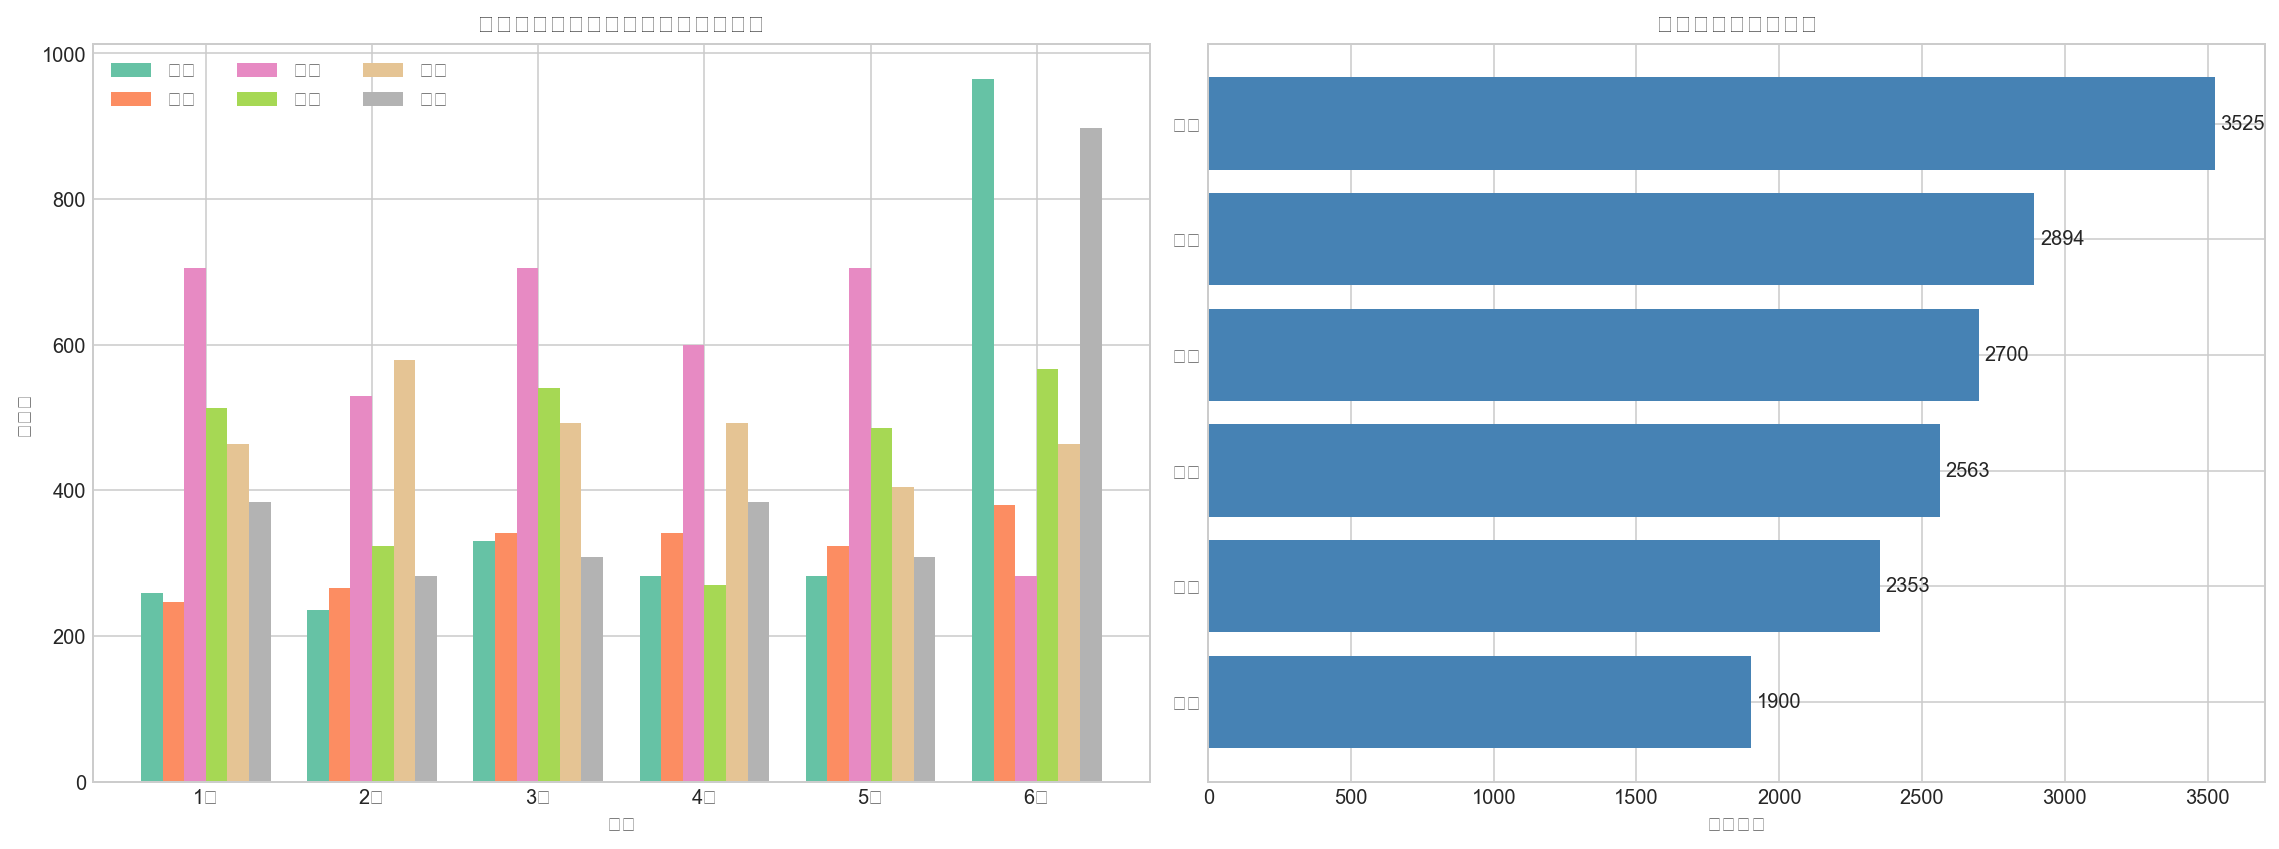

Python code for this plot:
import pandas as pd
import numpy as np
import matplotlib.pyplot as plt
import matplotlib
from matplotlib import rcParams
rcParams['font.sans-serif'] = ['SimHei', 'Microsoft YaHei', 'DejaVu Sans']
rcParams['axes.unicode_minus'] = False
plt.style.use('seaborn-v0_8-whitegrid')
print("=" * 60)
print("1. 动态柱形图 - 各地区月度销售数据")
print("=" * 60)
df_bar = pd.DataFrame({
    '月份': ['1月', '2月', '3月', '4月', '5月', '6月'],
    '华北': [259, 235, 330, 282, 282, 965],
    '华南': [247, 266, 342, 342, 323, 380],
    '东北': [705, 529, 705, 599, 705, 282],
    '西北': [513, 324, 540, 270, 486, 567],
    '西南': [463, 579, 492, 492, 405, 463],
    '华东': [384, 282, 308, 384, 308, 897],
})
print(df_bar.to_string(index=False))
print("\n各地区总和:")
print(df_bar.iloc[:, 1:].sum().sort_values(ascending=False))
fig, axes = plt.subplots(1, 2, figsize=(16, 6))
x = np.arange(len(df_bar['月份']))
width = 0.13
regions = df_bar.columns[1:]
colors = plt.cm.Set2(np.linspace(0, 1, len(regions)))
for i, region in enumerate(regions):
    axes[0].bar(x + i * width, df_bar[region], width, label=region, color=colors[i])
axes[0].set_xlabel('月份')
axes[0].set_ylabel('销售额')
axes[0].set_title('各地区月度销售对比（动态柱形图）')
axes[0].set_xticks(x + width * 2.5)
axes[0].set_xticklabels(df_bar['月份'])
axes[0].legend(ncol=3)
totals = df_bar.iloc[:, 1:].sum().sort_values(ascending=True)
axes[1].barh(totals.index, totals.values, color='steelblue')
axes[1].set_xlabel('总销售额')
axes[1].set_title('各地区总销售额排名')
for i, v in enumerate(totals.values):
    axes[1].text(v + 20, i, str(v), va='center')
plt.tight_layout()
plt.savefig('01_动态柱形图.png', dpi=120, bbox_inches='tight')
plt.show()
print("\n" + "=" * 60)
print("2. 动态跑道图 - 各部门月度人数")
print("=" * 60)
df_runway = pd.DataFrame({
    '部门': ['人力部', '行政部', '财务部', '工程部', '采购部', '销售部'],
    '1月': [130, 226, 238, 293, 326, 451],
    '2月': [138, 206, 228, 305, 349, 456],
    '3月': [130, 217, 255, 314, 316, 406],
    '4月': [129, 226, 226, 264, 359, 433],
})
df_runway['平均'] = df_runway.iloc[:, 1:].mean(axis=1)
print(df_runway.to_string(index=False))
print(f"\n公司总人数(4月): {df_runway['4月'].sum()}")
fig, ax = plt.subplots(figsize=(14, 7))
months = ['1月', '2月', '3月', '4月']
colors = plt.cm.tab10(np.linspace(0, 1, len(df_runway)))
for i, row in df_runway.iterrows():
    values = [row[m] for m in months]
    ax.plot(months, values, marker='o', linewidth=3, markersize=10,
            label=row['部门'], color=colors[i])
    for j, v in enumerate(values):
        ax.annotate(str(v), (j, v), textcoords="offset points",
                    xytext=(0, 8), ha='center', fontsize=9)
ax.set_xlabel('月份')
ax.set_ylabel('人数')
ax.set_title('各部门月度人数变化（动态跑道图）')
ax.legend(loc='center left', bbox_to_anchor=(1, 0.5))
plt.tight_layout()
plt.savefig('02_动态跑道图.png', dpi=120, bbox_inches='tight')
plt.show()
print("\n" + "=" * 60)
print("3. 动态南丁格尔圆环图 - 流量来源占比")
print("=" * 60)
df_nightingale = pd.DataFrame({
    '来源': ['首页推荐', '关注页面', '搜索', '个人主页', '其他来源'],
    '近7天': [0.44, 0.17, 0.15, 0.08, 0.16],
    '近30天': [0.38, 0.21, 0.15, 0.09, 0.17],
})
print(df_nightingale.to_string(index=False))
fig, axes = plt.subplots(1, 2, figsize=(14, 6), subplot_kw=dict(polar=True))
for idx, period in enumerate(['近7天', '近30天']):
    values = df_nightingale[period].values
    labels = df_nightingale['来源'].values
    N = len(values)
    theta = np.linspace(0, 2 * np.pi, N, endpoint=False)
    width = 2 * np.pi / N * 0.9
    ax = axes[idx]
    bars = ax.bar(theta, values, width=width, bottom=0.1,
                  color=plt.cm.Spectral(np.linspace(0, 1, N)))
    ax.set_xticks(theta)
    ax.set_xticklabels(labels, fontsize=10)
    ax.set_title(f'{period}流量来源（南丁格尔图）', pad=20)
    for bar, v in zip(bars, values):
        ax.text(bar.get_x() + bar.get_width() / 2, v + 0.15,
                f'{v:.0%}', ha='center', fontsize=9)
plt.tight_layout()
plt.savefig('03_南丁格尔图.png', dpi=120, bbox_inches='tight')
plt.show()
print("\n" + "=" * 60)
print("4. 动态组合图 - 销售额/利润/利润率")
print("=" * 60)
df_combo = pd.DataFrame({
    '类别': ['口红', '面膜', '隔离', '粉底液'],
    '销售额': [2800, 2564, 2282, 2353],
    '利润': [1896, 1563, 986, 1324],
})
df_combo['利润率'] = df_combo['利润'] / df_combo['销售额']
print(df_combo.to_string(index=False))
fig, ax1 = plt.subplots(figsize=(12, 6))
x = np.arange(len(df_combo))
width = 0.35
bars1 = ax1.bar(x - width/2, df_combo['销售额'], width, label='销售额', color='#4472C4')
bars2 = ax1.bar(x + width/2, df_combo['利润'], width, label='利润', color='#ED7D31')
ax1.set_xlabel('产品类别')
ax1.set_ylabel('金额')
ax1.set_xticks(x)
ax1.set_xticklabels(df_combo['类别'])
ax1.legend(loc='upper left')
for bar in bars1:
    ax1.annotate(f'{bar.get_height():.0f}', (bar.get_x()+bar.get_width()/2, bar.get_height()),
                 ha='center', va='bottom', fontsize=9)
for bar in bars2:
    ax1.annotate(f'{bar.get_height():.0f}', (bar.get_x()+bar.get_width()/2, bar.get_height()),
                 ha='center', va='bottom', fontsize=9)
ax2 = ax1.twinx()
ax2.plot(x, df_combo['利润率'], 'o-', color='#C00000', linewidth=2, markersize=10, label='利润率')
for i, v in enumerate(df_combo['利润率']):
    ax2.annotate(f'{v:.1%}', (i, v), textcoords="offset points", xytext=(0, 10),
                 ha='center', fontsize=10, color='#C00000', fontweight='bold')
ax2.set_ylabel('利润率', color='#C00000')
ax2.tick_params(axis='y', labelcolor='#C00000')
ax2.set_ylim(0, 1)
ax2.legend(loc='upper right')
plt.title('产品销售额、利润与利润率（动态组合图）')
plt.tight_layout()
plt.savefig('04_动态组合图.png', dpi=120, bbox_inches='tight')
plt.show()
print("\n" + "=" * 60)
print("5. 人力资源明细分析")
print("=" * 60)
print("注：完整数据请通过 pd.read_excel 读取第5张工作表")
hr_stats = {
    '部门分布': pd.Series({'市场拓展': 380, '销售': 180, '财务': 60, '行政': 55, '人力资源': 25}),
    '学历分布': pd.Series({'本科': 250, '专科': 200, '硕士': 150, '高中': 80, '博士': 20}),
    '年龄分段': pd.Series({'20-29': 180, '30-39': 320, '40-49': 150, '>=50': 50}),
    '性别分布': pd.Series({'男': 480, '女': 220}),
}
fig, axes = plt.subplots(2, 2, figsize=(14, 10))
axes[0, 0].pie(hr_stats['部门分布'], labels=hr_stats['部门分布'].index,
               autopct='%1.1f%%', startangle=90, colors=plt.cm.Set3.colors)
axes[0, 0].set_title('部门人员分布')
axes[0, 1].bar(hr_stats['学历分布'].index, hr_stats['学历分布'].values,
               color=['#4472C4', '#ED7D31', '#A5A5A5', '#FFC000', '#5B9BD5'])
axes[0, 1].set_title('学历分布')
axes[0, 1].set_ylabel('人数')
for i, v in enumerate(hr_stats['学历分布'].values):
    axes[0, 1].text(i, v + 5, str(v), ha='center')
axes[1, 0].bar(hr_stats['年龄分段'].index, hr_stats['年龄分段'].values, color='#70AD47')
axes[1, 0].set_title('年龄分段分布')
axes[1, 0].set_ylabel('人数')
for i, v in enumerate(hr_stats['年龄分段'].values):
    axes[1, 0].text(i, v + 5, str(v), ha='center')
axes[1, 1].pie(hr_stats['性别分布'], labels=hr_stats['性别分布'].index,
               autopct='%1.1f%%', startangle=90, colors=['#5B9BD5', '#ED7D31'])
axes[1, 1].set_title('性别分布')
plt.suptitle('人力资源明细分析', fontsize=14, fontweight='bold')
plt.tight_layout()
plt.savefig('05_人力资源分析.png', dpi=120, bbox_inches='tight')
plt.show()
print("\n" + "=" * 60)
print("6. 透视表切片器 - 学历平均月收入")
print("=" * 60)
df_pivot = pd.DataFrame({
    '学历': ['本科', '博士', '高中', '硕士', '专科', '总计'],
    '平均月收入': [6138.32, 7187.00, 5853.63, 6739.01, 6908.04, 6446.50]
})
print(df_pivot.to_string(index=False))
fig, ax = plt.subplots(figsize=(10, 6))
data = df_pivot[df_pivot['学历'] != '总计']
colors = ['#4472C4', '#ED7D31', '#A5A5A5', '#FFC000', '#70AD47']
bars = ax.bar(data['学历'], data['平均月收入'], color=colors)
ax.axhline(y=6446.50, color='red', linestyle='--', linewidth=2, label='总计平均: 6446.50')
for bar, v in zip(bars, data['平均月收入']):
    ax.text(bar.get_x() + bar.get_width()/2, bar.get_height() + 100,
            f'{v:,.0f}', ha='center', fontsize=10, fontweight='bold')
ax.set_ylabel('平均月收入')
ax.set_title('不同学历的平均月收入（透视表切片器）')
ax.legend()
plt.tight_layout()
plt.savefig('06_透视表分析.png', dpi=120, bbox_inches='tight')
plt.show()
print("\n" + "=" * 60)
print("7. VBA动态玉玦图 - 流量来源占比")
print("=" * 60)
df_yujue = pd.DataFrame({
    '来源': ['个人主页', '搜索', '关注页面', '首页推荐'],
    '近7天': [0.13, 0.19, 0.32, 0.36],
    '近30天': [0.09, 0.24, 0.29, 0.38],
})
print(df_yujue.to_string(index=False))
fig, ax = plt.subplots(figsize=(10, 6))
x = np.arange(len(df_yujue))
width = 0.35
bars1 = ax.bar(x - width/2, df_yujue['近7天'], width, label='近7天', color='#4472C4')
bars2 = ax.bar(x + width/2, df_yujue['近30天'], width, label='近30天', color='#ED7D31')
for bars in [bars1, bars2]:
    for bar in bars:
        ax.text(bar.get_x() + bar.get_width()/2, bar.get_height() + 0.005,
                f'{bar.get_height():.0%}', ha='center', fontsize=9)
ax.set_xlabel('流量来源')
ax.set_ylabel('占比')
ax.set_title('流量来源占比对比（动态玉玦图）')
ax.set_xticks(x)
ax.set_xticklabels(df_yujue['来源'])
ax.legend()
plt.tight_layout()
plt.savefig('07_玉玦图.png', dpi=120, bbox_inches='tight')
plt.show()
print("\n" + "=" * 60)
print("8. 动态滑珠图 - 各地区月度完成率")
print("=" * 60)
df_slider = pd.DataFrame({
    '区域': ['华北', '华南', '东北', '西北', '西南', '华东'],
    '1月': [0.32, 0.49, 0.65, 0.73, 0.536, 0.32],
    '2月': [0.45, 0.36, 0.53, 0.63, 0.498, 0.49],
    '3月': [0.66, 0.54, 0.58, 0.61, 0.527, 0.65],
    '4月': [0.52, 0.39, 0.48, 0.53, 0.708, 0.73],
    '5月': [0.69, 0.415, 0.445, 0.47, 0.7035, 0.536],
    '6月': [0.771, 0.403, 0.399, 0.408, 0.758, 0.7468],
})
print(df_slider.to_string(index=False))
print(f"\n各地区平均完成率:")
print(df_slider.iloc[:, 1:].mean(axis=1).sort_values(ascending=False))
fig, ax = plt.subplots(figsize=(14, 7))
months = ['1月', '2月', '3月', '4月', '5月', '6月']
colors = plt.cm.tab10(np.linspace(0, 1, len(df_slider)))
for i, row in df_slider.iterrows():
    values = [row[m] for m in months]
    ax.plot(months, values, marker='o', linewidth=2.5, markersize=12,
            label=row['区域'], color=colors[i], alpha=0.8)
    # 终点标注
    ax.annotate(f"{row['区域']}: {values[-1]:.1%}", (months[-1], values[-1]),
                textcoords="offset points", xytext=(15, 0),
                ha='left', fontsize=9, color=colors[i])
ax.axhline(y=0.5, color='gray', linestyle='--', alpha=0.5, label='50%基准线')
ax.set_xlabel('月份')
ax.set_ylabel('完成率')
ax.set_title('各地区月度完成率变化（动态滑珠图）')
ax.set_ylim(0.2, 0.9)
ax.legend(loc='lower right', ncol=2)
plt.tight_layout()
plt.savefig('08_动态滑珠图.png', dpi=120, bbox_inches='tight')
plt.show()
print("\n" + "=" * 60)
print("分析完成！已生成以下图表:")
print("=" * 60)
print("01_动态柱形图.png       - 各地区月度销售对比")
print("02_动态跑道图.png       - 各部门月度人数变化")
print("03_南丁格尔图.png       - 流量来源占比")
print("04_动态组合图.png       - 产品销售额/利润/利润率")
print("05_人力资源分析.png     - 部门/学历/年龄/性别分布")
print("06_透视表分析.png       - 学历平均月收入")
print("07_玉玦图.png           - 流量来源对比")
print("08_动态滑珠图.png       - 各地区完成率")
